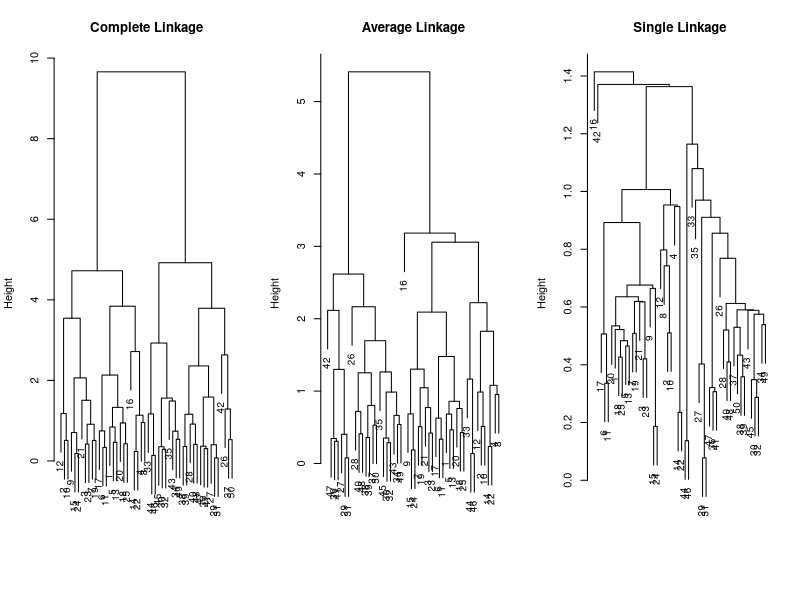
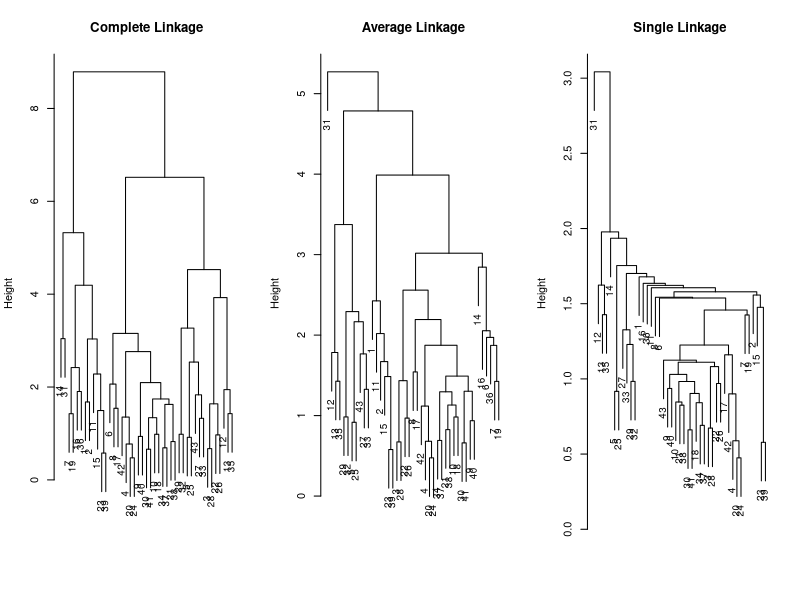

Generate these figures, in order, with R:

set.seed(2)
x=matrix(rnorm(50*2),ncol=2)
x[1:25,1]=x[1:25,1]+3
x[1:25,2]=x[1:25,2]-4
x

y<-dist(x)

hc.complete<-hclust(dist(x), method="complete")
hc.average<-hclust(dist(x), method="average")
hc.single<-hclust(dist(x), method="single")

par(mfrow=c(1,3))
plot(hc.complete,main="Complete Linkage", xlab=" ",sub=" ",cex=0.9)
plot(hc.average,main="Average Linkage", xlab=" ",sub=" ",cex=0.9)
plot(hc.single,main="Single Linkage", xlab=" ",sub=" ",cex=0.9)

cutree(hc.complete, 2)

group<-cutree(hc.average, 2)
group


path.data <- "D:/Projects/MSDS-Unsupervised-Learning/datasets"

setwd(path.data)

mydata <- data.frame(read.csv("FloridaLakes.csv"))

x1<-mydata$ID
x2<-mydata$Lake
x3<-mydata$Alkalinity
x4<-mydata$pH
x5<-mydata$Calcium
x6<-mydata$Chlorophyll
x7<-mydata$AvgMercury
x8<-mydata$NumSamples
x9<-mydata$MinMercury
x10<-mydata$MaxMercury
x11<-mydata$ThreeYrStdMercury

mydata1<-cbind.data.frame(x3,x4,x5,x6,x7,x9,x10,x11)  

x<-as.matrix(mydata1)
y<-dist(x)
y

xsc<-scale(x)
y<-dist(xsc)

hc.complete<-hclust(y,method="complete")
hc.average<-hclust(y,method="average")
hc.single<-hclust(y,method="single")
                    

plot(hc.complete,main="Complete Linkage", xlab=" ",sub=" ", cex=0.9)
plot(hc.average,main="Average Linkage", xlab=" ",sub=" ", cex=0.9)
plot(hc.single,main="Single Linkage", xlab=" ", sub=" ",cex=0.9)

group<-cutree(hc.complete, 4)
mydata2<-cbind.data.frame(mydata1,group,x2)
mydata2
